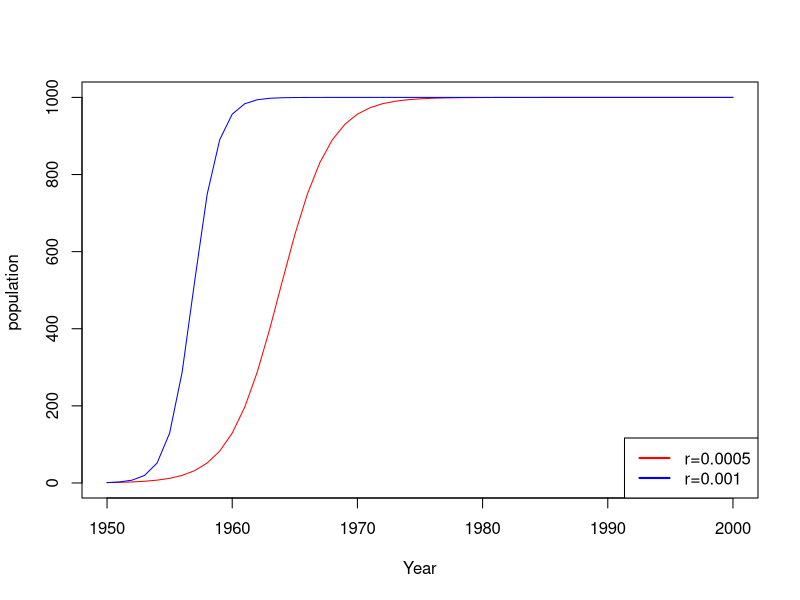
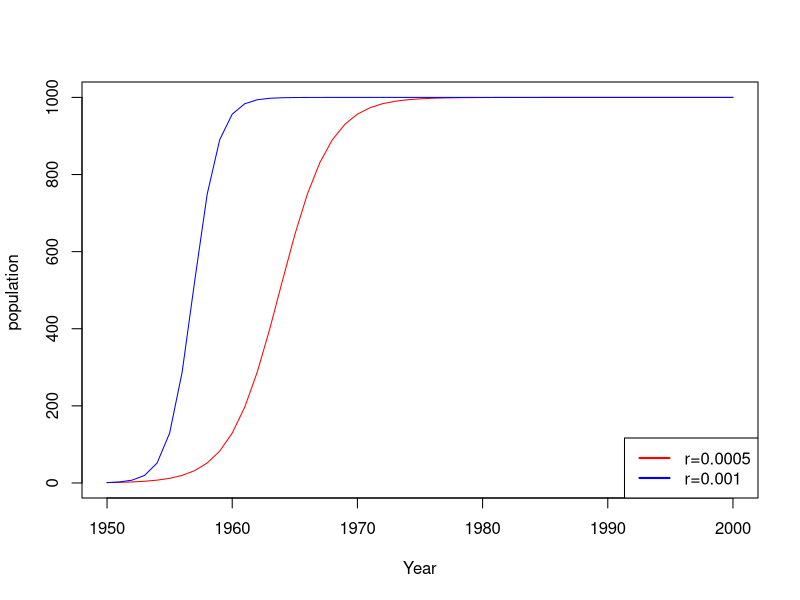

The R source for these figures, in order:
############################
#ZoolOgy800 Homework Week 1#
############################
 
# Author: Frank
# Data: Aug-08-2025
# Task: q25

#The continuous time logistic population growth equation is: 

# NT <- K /(((K-N0)/N0)*exp(-r*K*t)+1)

#where: Nt is the population size at time t, K is the carrying capacity, r is the intrinsic rate of increase, and  N0 is the initial population size.  In terms of Objective 1, below, N1950 = N0 and t=1 in 1951. 

K = 1000 
r = 0.0005 
N0 = 1


#Create two vectors (or a two-column matrix) containing: (1) years 1950 to 2025 and (2) the predicted population size for each year 
#Useful functions: seq(), exp()


year <- seq(1950,2025,by=1)
t <- seq(0,2025-1950,by=1) # t<- year-1950 will be the same thing.
NT <- K /(((K-N0)/N0)*exp(-r*K*t)+1)
population <- cbind(year, NT)


# Plot on the same graph (i.e., two lines): (1) the population size over time for the model above and (2) the population size over time for a population with the same carrying capacity and initial size but double the intrinsic rate of increase.  Note: plot only the years 1950 to 2000.  Label axes in a readable font size and add a legend to help distinguish the two lines. Useful functions: plot(), lines(), legend() 

year1 <- seq(1950,2000,by=1)
t1 <- seq(0,2000-1950,by=1)
NT01 <- K /(((K-N0)/N0)*exp(-r*K*t1)+1)
r1<- r*2
NT11<-K /(((K-N0)/N0)*exp(-r1*K*t1)+1)

plot(year1, NT01, type="l" , col="red", xlab="Year", ylab = "population ")
lines(year1, NT11, col="blue")
legend("bottomright", legend =c ("r=0.0005","r=0.001"), col=c("red","blue") ,  lty = c(1,1), lwd = 2)

#Export the plot from Objective 2 as a .png file to a folder called “Figures”. Useful functions: png()

png(filename = "Desktop/Zoo800/HW/week1/Figures.png", width = 800, height = 800)
plot(year1, NT01, type="l" , col="red", xlab="Year", ylab = "population ")
lines(year1, NT11, col="blue")
legend("bottomright", legend =c ("r=0.0005","r=0.001"), col=c("red","blue") ,  lty = c(1,1), lwd = 2)
dev.off()


